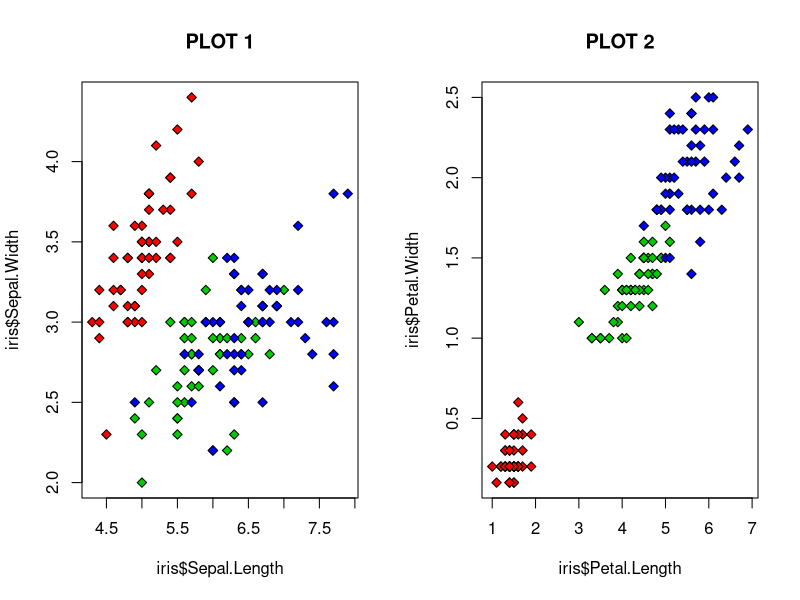
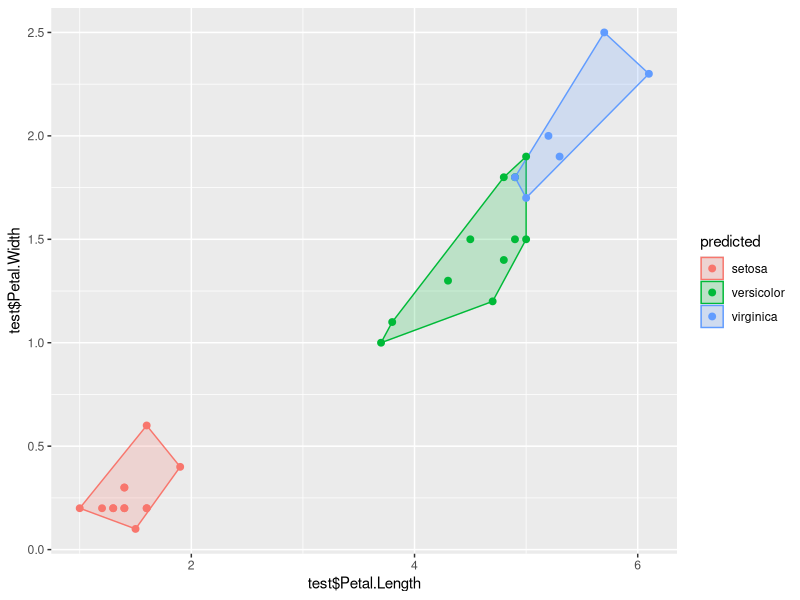

The R script that drew these images, in order:
# author: "Ami Patel"
# title: "kNN Classification"
# date: "03/03/2019"

###############################################################################################################

# For data exploration,
data("iris")
str(iris)               # provides the structure of iris data
head(iris)              # gives the first 6 observations
names(iris)             # shows the column names of the iris data
summary(iris$Species)   # Displays the number of setosa, versicolor and virginica

###### PLOT 1 #############################################################

# To see how well can Sepal.Length, Sepal.Width, Petal.Length and Petal.Width help us classify the Species
par(mfrow = c(1,2))
plot(iris$Sepal.Length, iris$Sepal.Width, pch=23, bg=c("red","green3","blue")[unclass(iris$Species)], main="PLOT 1")
plot(iris$Petal.Length, iris$Petal.Width, pch=23, bg=c("red","green3","blue")[unclass(iris$Species)], main="PLOT 2")


###### Perform the kNN classification on the data #############################################################
startTime <- proc.time()                                       # stores the starts time

set.seed(1234)                                                 # sets the seed for reproducibility of results
i <- sample(1:nrow(iris), 0.80 * nrow(iris), replace = FALSE)  # randomly chooses 80% of the rows to store in i
train <- iris[i,]                                              # assigns 80% rows to train dataset
test <- iris[-i,]                                              # assigns the remaining 20% of the rows to test dataset

library(class)
trainLabels = train$Species                                    # moved Species label to the train labels
testLabels = test$Species

########## train the algorithm and classify the test points

pred_kNN = knn(train = train[,1:4],test = test[,1:4],cl = trainLabels, k = 3)

acc_kNN <- mean(pred_kNN == testLabels) * 100                  # computes the accuracy of kNN
print(paste("kNN accuracy is ", acc_kNN, "%"))
table(testLabels, pred_kNN)                                    # prints the confusion matrix for the kNN

endTime <- proc.time()                                         # stores the end time

runTime <- endTime - startTime                                 # calculate the difference to get the elapsed time
print(paste("The run time for R script is ", runTime[[3]] * 1000, "ms"))

###### PLOT 2 #############################################################################

# plot the test points to see how well the Species were classified
library(plyr)
library(ggplot2)
plot.df = data.frame(x = test$Petal.Length, y = test$Petal.Width, predicted = pred_kNN)

find_hull = function(d) d[chull(d$x, d$y), ]      # convex function to see the nearby close points
boundary = ddply(plot.df, .variables = "predicted", .fun = find_hull)

ggplot(plot.df, aes(test$Petal.Length, test$Petal.Width, color = predicted, fill = predicted)) + geom_polygon(data = boundary, aes(x,y), alpha = 0.2) + geom_point(size = 2)

###### CREATING THE .CSV FILES  #############################################################
write.csv(train, file = "train.csv", row.names = FALSE)       # writes the train data to train.csv, while ignoring the row names
write.csv(test, file = "test.csv", row.names = FALSE)         # writes the test data to test.csv, while ignoring the row names 



